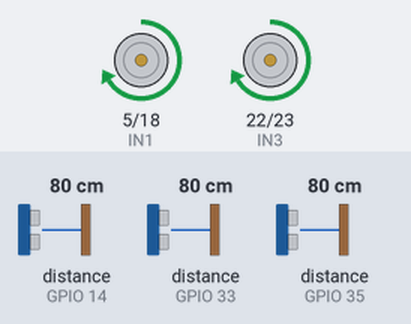
The sketch below on a simulated ESP32. Shown: motor-driver pin pairs drawn as motors (green arrow = first pin HIGH = forward, orange = second pin HIGH = backward, longer = more drive, scaled by the enable pin). Wiring (inferred from the names in the program): 3 × ultrasonic range finder: trigger GPIO 25, echo GPIO 33 / trigger GPIO 26, echo GPIO 14 / trigger GPIO 32, echo GPIO 35. The test bench sets the inputs (shaded band); at power-on: distance to the obstacle (sensors on GPIO 14, GPIO 35, GPIO 33) 80 cm. The echo pulse lasts 58.3 µs per cm; what the sketch prints to the serial monitor is not drawn.

Above: at 2.2 s.
2.3 s: distance to the obstacle (sensor on GPIO 14) set to 23 cm
3.8 s: distance to the obstacle (sensor on GPIO 14) set to 18 cm
At 5.0 s:
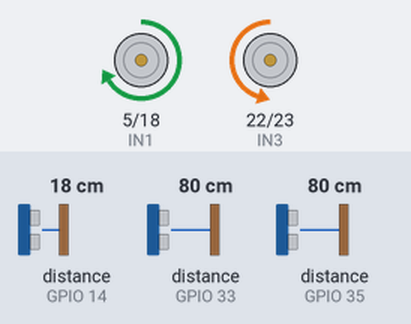
5.3 s: distance to the obstacle (sensor on GPIO 35) set to 39 cm
6.8 s: distance to the obstacle (sensor on GPIO 35) set to 32 cm
At 7.2 s:
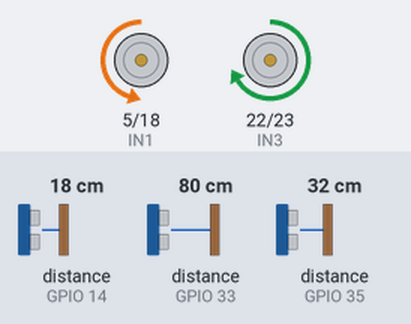
8.3 s: distance to the obstacle (sensor on GPIO 33) set to 34 cm
9.8 s: distance to the obstacle (sensor on GPIO 33) set to 30 cm
At 10.7 s:
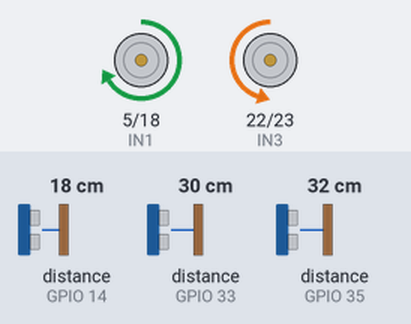
Timing chart, 0 to 12.3 s (numbered marks = the images above; inputs shaded):
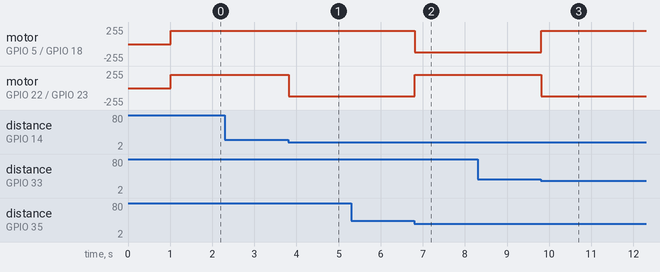

Measured:
- the behaviour switches between 21 and 20 cm on distance to the obstacle (sensor on GPIO 14) (found by bisection; images 0 and 1)
- the behaviour switches between 37 and 36 cm on distance to the obstacle (sensor on GPIO 35) (found by bisection; images 1 and 2)
- the behaviour switches between 33 and 32 cm on distance to the obstacle (sensor on GPIO 33) (found by bisection; images 2 and 3)
- after the input at 2.3 s, every drawn part: stays the same
- after the input at 3.8 s, motor on GPIO 22 (IN3) / GPIO 23 (IN4): forward 200/255 → backward 120/255 at once
- after the input at 5.3 s, every drawn part: stays the same
- after the input at 6.8 s, motor on GPIO 5 (IN1) / GPIO 18 (IN2): forward 200/255 → backward 120/255 at once; motor on GPIO 22 (IN3) / GPIO 23 (IN4): backward 120/255 → forward 200/255 at once
- after the input at 8.3 s, every drawn part: stays the same
- after the input at 9.8 s, motor on GPIO 5 (IN1) / GPIO 18 (IN2): backward 120/255 → forward 200/255 at once; motor on GPIO 22 (IN3) / GPIO 23 (IN4): forward 200/255 → backward 120/255 at once

The sketch:

important_file.ino
```cpp
// #include <Wire.h>
// #include <MPU6050_light.h>

// MPU6050 mpu(Wire);

// // Ultrasonic pins
// #define LEFT_TRIG 25
// #define LEFT_ECHO 33
// #define RIGHT_TRIG 32
// #define RIGHT_ECHO 35
// #define FRONT_TRIG 26
// #define FRONT_ECHO 14

// // Motor pins
// #define IN1 5
// #define IN2 18
// #define IN3 22
// #define IN4 23
// #define ENA 15
// #define ENB 4

// // Thresholds
// #define LEFT_T 27
// #define RIGHT_T 20
// #define FORWARD_T 28   // UPDATED HERE

// bool parked = false;
// unsigned long parkedTime = 0;


// // --------------------- SENSOR READ ---------------------
// long readDistance(int trig, int echo) {
//   digitalWrite(trig, LOW);
//   delayMicroseconds(2);
//   digitalWrite(trig, HIGH);
//   delayMicroseconds(10);
//   digitalWrite(trig, LOW);

//   long duration = pulseIn(echo, HIGH, 25000);
//   long distance = duration * 0.034 / 2;

//   if (distance == 0 || distance > 400) return 400;
//   return distance;
// }

// long readLeftSensor() { return readDistance(LEFT_TRIG, LEFT_ECHO); }
// long readRightSensor() { return readDistance(RIGHT_TRIG, RIGHT_ECHO); }
// long readForwardSensor() { return readDistance(FRONT_TRIG, FRONT_ECHO); }


// // ---------------- MOTOR CONTROL ----------------
// void moveForward() {
//   analogWrite(ENA, 200);
//   analogWrite(ENB, 200);
//   digitalWrite(IN1, HIGH);
//   digitalWrite(IN2, LOW);
//   digitalWrite(IN3, HIGH);
//   digitalWrite(IN4, LOW);
// }

// void turnLeft() {
//   analogWrite(ENA, 200);
//   analogWrite(ENB, 200);
//   digitalWrite(IN1, LOW);
//   digitalWrite(IN2, HIGH);
//   digitalWrite(IN3, HIGH);
//   digitalWrite(IN4, LOW);
// }

// void turnRight() {
//   analogWrite(ENA, 200);
//   analogWrite(ENB, 200);
//   digitalWrite(IN1, HIGH);
//   digitalWrite(IN2, LOW);
//   digitalWrite(IN3, LOW);
//   digitalWrite(IN4, HIGH);
// }

// void stopCar() {
//   digitalWrite(IN1, LOW);
//   digitalWrite(IN2, LOW);
//   digitalWrite(IN3, LOW);
//   digitalWrite(IN4, LOW);
// }


// // ---------------- PARKING ----------------
// void performParking() {
//   Serial.println("PARKING SUCCESSFUL");
//   stopCar();
//   parked = true;
//   parkedTime = millis();
// }


// // ---------------- SETUP ----------------
// void setup() {
//   Serial.begin(115200);

//   Wire.begin(17, 19);
//   mpu.begin();
//   mpu.calcOffsets();

//   pinMode(LEFT_TRIG, OUTPUT);
//   pinMode(LEFT_ECHO, INPUT);
//   pinMode(RIGHT_TRIG, OUTPUT);
//   pinMode(RIGHT_ECHO, INPUT);
//   pinMode(FRONT_TRIG, OUTPUT);
//   pinMode(FRONT_ECHO, INPUT);

//   pinMode(IN1, OUTPUT);
//   pinMode(IN2, OUTPUT);
//   pinMode(IN3, OUTPUT);
//   pinMode(IN4, OUTPUT);
//   pinMode(ENA, OUTPUT);
//   pinMode(ENB, OUTPUT);

//   stopCar();
// }


// // ---------------- MAIN LOOP ----------------
// void loop() {

//   long L = readLeftSensor();
//   long R = readRightSensor();
//   long F = readForwardSensor();

//   Serial.print("L=");
//   Serial.print(L);
//   Serial.print("  R=");
//   Serial.print(R);
//   Serial.print("  F=");
//   Serial.println(F);


//   // ---------- UN-PARK ----------
//   if (parked) {
//     if (millis() - parkedTime > 5000) {
//       if (F > FORWARD_T) {
//         Serial.println("UNPARK → Moving again");
//         parked = false;
//       }
//     }
//     return;
//   }


//   // ---------- PARK ----------
//   if (F < 20 && L < LEFT_T && R < RIGHT_T) {
//     performParking();
//     return;
//   }


//   // ---------- MOVEMENT LOGIC ----------

//   // FORWARD BLOCKED
//   if (F < FORWARD_T) {
//     if (L > R) {
//       Serial.println("Forward blocked → LEFT");
//       turnLeft();
//     } else {
//       Serial.println("Forward blocked → RIGHT");
//       turnRight();
//     }
//     return;
//   }

//   // SIDE BLOCKED BUT FORWARD CLEAR → KEEP MOVING
//   if (L < LEFT_T && R < RIGHT_T) {
//     Serial.println("Sides blocked but forward clear → FORWARD");
//     moveForward();
//     return;
//   }

//   // LEFT BLOCKED
//   if (L < LEFT_T) {
//     Serial.println("Left blocked → RIGHT");
//     turnRight();
//     return;
//   }

//   // RIGHT BLOCKED
//   if (R < RIGHT_T) {
//     Serial.println("Right blocked → LEFT");
//     turnLeft();
//     return;
//   }

//   // ALL GOOD
//   Serial.println("All clear → FORWARD");
//   moveForward();
// }

// #include <Wire.h>
// #include <MPU6050_light.h>

// MPU6050 mpu(Wire);

// // Ultrasonic pins
// #define LEFT_TRIG 25
// #define LEFT_ECHO 33
// #define RIGHT_TRIG 32
// #define RIGHT_ECHO 35
// #define FRONT_TRIG 26
// #define FRONT_ECHO 14

// // Motor pins
// #define IN1 5
// #define IN2 18
// #define IN3 22
// #define IN4 23
// #define ENA 15
// #define ENB 4

// // Thresholds
// #define LEFT_T 27
// #define RIGHT_T 20
// #define FORWARD_T 28

// bool parked = false;
// unsigned long parkedTime = 0;


// // --------------------- SENSOR READ ---------------------
// long readDistance(int trig, int echo) {
//   digitalWrite(trig, LOW);
//   delayMicroseconds(2);
//   digitalWrite(trig, HIGH);
//   delayMicroseconds(10);
//   digitalWrite(trig, LOW);

//   long duration = pulseIn(echo, HIGH, 25000);
//   long distance = duration * 0.034 / 2;

//   if (distance == 0 || distance > 400) return 400;
//   return distance;
// }

// long readLeftSensor() { return readDistance(LEFT_TRIG, LEFT_ECHO); }
// long readRightSensor() { return readDistance(RIGHT_TRIG, RIGHT_ECHO); }
// long readForwardSensor() { return readDistance(FRONT_TRIG, FRONT_ECHO); }


// // ---------------- MOTOR CONTROL ----------------
// void moveForward() {
//   analogWrite(ENA, 200);
//   analogWrite(ENB, 200);
//   digitalWrite(IN1, HIGH);
//   digitalWrite(IN2, LOW);
//   digitalWrite(IN3, HIGH);
//   digitalWrite(IN4, LOW);
// }

// void turnLeft() {
//   analogWrite(ENA, 200);
//   analogWrite(ENB, 200);
//   digitalWrite(IN1, LOW);
//   digitalWrite(IN2, HIGH);
//   digitalWrite(IN3, HIGH);
//   digitalWrite(IN4, LOW);
// }

// void turnRight() {
//   analogWrite(ENA, 200);
//   analogWrite(ENB, 200);
//   digitalWrite(IN1, HIGH);
//   digitalWrite(IN2, LOW);
//   digitalWrite(IN3, LOW);
//   digitalWrite(IN4, HIGH);
// }

// void stopCar() {
//   digitalWrite(IN1, LOW);
//   digitalWrite(IN2, LOW);
//   digitalWrite(IN3, LOW);
//   digitalWrite(IN4, LOW);
// }


// // ---------------- PARKING ----------------
// void performParking() {
//   Serial.println("PARKING SUCCESSFUL");
//   stopCar();
//   parked = true;
//   parkedTime = millis();
// }


// // ---------------- SETUP ----------------
// void setup() {
//   Serial.begin(115200);

//   Wire.begin(17, 19);
//   mpu.begin();
//   mpu.calcOffsets();

//   pinMode(LEFT_TRIG, OUTPUT);
//   pinMode(LEFT_ECHO, INPUT);
//   pinMode(RIGHT_TRIG, OUTPUT);
//   pinMode(RIGHT_ECHO, INPUT);
//   pinMode(FRONT_TRIG, OUTPUT);
//   pinMode(FRONT_ECHO, INPUT);

//   pinMode(IN1, OUTPUT);
//   pinMode(IN2, OUTPUT);
//   pinMode(IN3, OUTPUT);
//   pinMode(IN4, OUTPUT);
//   pinMode(ENA, OUTPUT);
//   pinMode(ENB, OUTPUT);

//   randomSeed(analogRead(0));  // For random turning

//   stopCar();
// }


// // ---------------- MAIN LOOP ----------------
// void loop() {

//   long L = readLeftSensor();
//   long R = readRightSensor();
//   long F = readForwardSensor();

//   Serial.print("L=");
//   Serial.print(L);
//   Serial.print("  R=");
//   Serial.print(R);
//   Serial.print("  F=");
//   Serial.println(F);


//   // ---------- UN-PARK ----------
//   if (parked) {
//     if (millis() - parkedTime > 5000) {
//       if (F > FORWARD_T) {
//         Serial.println("UNPARK → Moving again");
//         parked = false;
//       }
//     }
//     return;
//   }


//   // ---------- PARK ----------
//   if (F < 20 && L < LEFT_T && R < RIGHT_T) {
//     performParking();
//     return;
//   }


//   // ---------- MOVEMENT LOGIC ----------

//   // FORWARD BLOCKED
//   if (F < FORWARD_T) {

//     // NEW RULE: both sides very open → RANDOM TURN (70% RIGHT, 30% LEFT)
//     if (L > 35 && R > 35) {
//       int choice = random(0, 10); // 0–9
//       if (choice < 3) {
//         Serial.println("Forward blocked & sides open → RANDOM LEFT");
//         turnLeft();
//       } else {
//         Serial.println("Forward blocked & sides open → RANDOM RIGHT");
//         turnRight();
//       }
//       return;
//     }

//     // Normal forward-block logic
//     if (L > R) {
//       Serial.println("Forward blocked → LEFT");
//       turnLeft();
//     } else {
//       Serial.println("Forward blocked → RIGHT");
//       turnRight();
//     }
//     return;
//   }

//   // SIDE BLOCKED BUT FORWARD CLEAR → KEEP MOVING
//   if (L < LEFT_T && R < RIGHT_T) {
//     Serial.println("Sides blocked but forward clear → FORWARD");
//     moveForward();
//     return;
//   }

//   // LEFT BLOCKED
//   if (L < LEFT_T) {
//     Serial.println("Left blocked → RIGHT");
//     turnRight();
//     return;
//   }

//   // RIGHT BLOCKED
//   if (R < RIGHT_T) {
//     Serial.println("Right blocked → LEFT");
//     turnLeft();
//     return;
//   }

//   // ALL GOOD
//   Serial.println("All clear → FORWARD");
//   moveForward();
// }


//THIS FOLLOWS CANTOR'S X AND Y AXIS TYPE COORDINATES.

// #include <Wire.h>
// #include <MPU6050_light.h>

// MPU6050 mpu(Wire);

// // Ultrasonic pins
// #define LEFT_TRIG 25
// #define LEFT_ECHO 33
// #define RIGHT_TRIG 32
// #define RIGHT_ECHO 35
// #define FRONT_TRIG 26
// #define FRONT_ECHO 14

// // Motor pins
// #define IN1 5
// #define IN2 18
// #define IN3 22
// #define IN4 23
// #define ENA 15
// #define ENB 4

// // Thresholds
// #define LEFT_T 27
// #define RIGHT_T 20
// #define FORWARD_T 20    // <<< UPDATED HERE

// bool parked = false;
// unsigned long parkedTime = 0;


// // --------------------- SENSOR READ ---------------------
// long readDistance(int trig, int echo) {
//   digitalWrite(trig, LOW);
//   delayMicroseconds(2);
//   digitalWrite(trig, HIGH);
//   delayMicroseconds(10);
//   digitalWrite(trig, LOW);

//   long duration = pulseIn(echo, HIGH, 25000);
//   long distance = duration * 0.034 / 2;

//   if (distance == 0 || distance > 400) return 400;
//   return distance;
// }

// long readLeftSensor() { return readDistance(LEFT_TRIG, LEFT_ECHO); }
// long readRightSensor() { return readDistance(RIGHT_TRIG, RIGHT_ECHO); }
// long readForwardSensor() { return readDistance(FRONT_TRIG, FRONT_ECHO); }


// // ---------------- MOTOR CONTROL ----------------
// void moveForward() {
//   analogWrite(ENA, 200);
//   analogWrite(ENB, 200);
//   digitalWrite(IN1, HIGH);
//   digitalWrite(IN2, LOW);
//   digitalWrite(IN3, HIGH);
//   digitalWrite(IN4, LOW);
// }

// void turnLeft() {
//   analogWrite(ENA, 200);
//   analogWrite(ENB, 200);
//   digitalWrite(IN1, LOW);
//   digitalWrite(IN2, HIGH);
//   digitalWrite(IN3, HIGH);
//   digitalWrite(IN4, LOW);
// }

// void turnRight() {
//   analogWrite(ENA, 200);
//   analogWrite(ENB, 200);
//   digitalWrite(IN1, HIGH);
//   digitalWrite(IN2, LOW);
//   digitalWrite(IN3, LOW);
//   digitalWrite(IN4, HIGH);
// }

// void stopCar() {
//   digitalWrite(IN1, LOW);
//   digitalWrite(IN2, LOW);
//   digitalWrite(IN3, LOW);
//   digitalWrite(IN4, LOW);
// }


// // ---------------- PARKING ----------------
// void performParking() {
//   Serial.println("PARKING SUCCESSFUL");
//   stopCar();
//   parked = true;
//   parkedTime = millis();
// }


// // ---------------- SETUP ----------------
// void setup() {
//   Serial.begin(115200);

//   Wire.begin(17, 19);
//   mpu.begin();
//   mpu.calcOffsets();

//   pinMode(LEFT_TRIG, OUTPUT);
//   pinMode(LEFT_ECHO, INPUT);
//   pinMode(RIGHT_TRIG, OUTPUT);
//   pinMode(RIGHT_ECHO, INPUT);
//   pinMode(FRONT_TRIG, OUTPUT);
//   pinMode(FRONT_ECHO, INPUT);

//   pinMode(IN1, OUTPUT);
//   pinMode(IN2, OUTPUT);
//   pinMode(IN3, OUTPUT);
//   pinMode(IN4, OUTPUT);
//   pinMode(ENA, OUTPUT);
//   pinMode(ENB, OUTPUT);

//   stopCar();
// }


// // ---------------- MAIN LOOP ----------------
// void loop() {

//   long L = readLeftSensor();
//   long R = readRightSensor();
//   long F = readForwardSensor();

//   Serial.print("L=");
//   Serial.print(L);
//   Serial.print("  R=");
//   Serial.print(R);
//   Serial.print("  F=");
//   Serial.println(F);


//   // ---------- UN-PARK ----------
//   if (parked) {
//     if (millis() - parkedTime > 5000) {
//       if (F > FORWARD_T) {
//         Serial.println("UNPARK → Moving again");
//         parked = false;
//       }
//     }
//     return;
//   }


//   // ---------- PARK ----------
//   if (F < 20 && L < LEFT_T && R < RIGHT_T) {
//     performParking();
//     return;
//   }


//   // ---------- SPECIAL FORCED RIGHT ----------
//   if (F < FORWARD_T && L > 35 && R > 35) {
//     Serial.println("Forward blocked but sides open → FORCED RIGHT TURN");
//     turnRight();
//     return;
//   }


//   // ---------- MOVEMENT LOGIC ----------

//   if (F < FORWARD_T) {
//     if (L > R) {
//       Serial.println("Forward blocked → LEFT");
//       turnLeft();
//     } else {
//       Serial.println("Forward blocked → RIGHT");
//       turnRight();
//     }
//     return;
//   }

//   if (L < LEFT_T && R < RIGHT_T) {
//     Serial.println("Sides blocked but forward clear → FORWARD");
//     moveForward();
//     return;
//   }

//   if (L < LEFT_T) {
//     Serial.println("Left blocked → RIGHT");
//     turnRight();
//     return;
//   }

//   if (R < RIGHT_T) {
//     Serial.println("Right blocked → LEFT");
//     turnLeft();
//     return;
//   }

//   Serial.println("All clear → FORWARD");
//   moveForward();
// }


#include <Wire.h>
#include <MPU6050_light.h>

MPU6050 mpu(Wire);

// Ultrasonic pins
#define LEFT_TRIG 25
#define LEFT_ECHO 33
#define RIGHT_TRIG 32
#define RIGHT_ECHO 35
#define FRONT_TRIG 26
#define FRONT_ECHO 14

// Motor pins
#define IN1 5
#define IN2 18
#define IN3 22
#define IN4 23
#define ENA 15
#define ENB 4

// Thresholds
#define LEFT_T 27
#define RIGHT_T 20
#define FORWARD_T 20

bool parked = false;
unsigned long parkedTime = 0;


// --------------------- SENSOR READ ---------------------
long readDistance(int trig, int echo) {
  digitalWrite(trig, LOW);
  delayMicroseconds(2);
  digitalWrite(trig, HIGH);
  delayMicroseconds(10);
  digitalWrite(trig, LOW);

  long duration = pulseIn(echo, HIGH, 25000);
  long distance = duration * 0.034 / 2;

  if (distance == 0 || distance > 400) return 400;
  return distance;
}

long readLeftSensor() { return readDistance(LEFT_TRIG, LEFT_ECHO); }
long readRightSensor() { return readDistance(RIGHT_TRIG, RIGHT_ECHO); }
long readForwardSensor() { return readDistance(FRONT_TRIG, FRONT_ECHO); }


// ---------------- MOTOR CONTROL ----------------
void moveForward() {
  analogWrite(ENA, 200);
  analogWrite(ENB, 200);
  digitalWrite(IN1, HIGH);
  digitalWrite(IN2, LOW);
  digitalWrite(IN3, HIGH);
  digitalWrite(IN4, LOW);
}

// Smoother turning — left motor slower, right motor normal
void turnLeft() {
  analogWrite(ENA, 120);   // left motor slower
  analogWrite(ENB, 200);   // right motor normal
  digitalWrite(IN1, LOW);
  digitalWrite(IN2, HIGH);
  digitalWrite(IN3, HIGH);
  digitalWrite(IN4, LOW);
}

// Smoother turning — right motor slower, left motor normal
void turnRight() {
  analogWrite(ENA, 200);   // left motor normal
  analogWrite(ENB, 120);   // right motor slower
  digitalWrite(IN1, HIGH);
  digitalWrite(IN2, LOW);
  digitalWrite(IN3, LOW);
  digitalWrite(IN4, HIGH);
}

void stopCar() {
  digitalWrite(IN1, LOW);
  digitalWrite(IN2, LOW);
  digitalWrite(IN3, LOW);
  digitalWrite(IN4, LOW);
}


// ---------------- PARKING ----------------
void performParking() {
  Serial.println("PARKING SUCCESSFUL");
  stopCar();
  parked = true;
  parkedTime = millis();
}


// ---------------- SETUP ----------------
void setup() {
  Serial.begin(115200);

  Wire.begin(17, 19);
  mpu.begin();
  mpu.calcOffsets();

  pinMode(LEFT_TRIG, OUTPUT);
  pinMode(LEFT_ECHO, INPUT);
  pinMode(RIGHT_TRIG, OUTPUT);
  pinMode(RIGHT_ECHO, INPUT);
  pinMode(FRONT_TRIG, OUTPUT);
  pinMode(FRONT_ECHO, INPUT);

  pinMode(IN1, OUTPUT);
  pinMode(IN2, OUTPUT);
  pinMode(IN3, OUTPUT);
  pinMode(IN4, OUTPUT);
  pinMode(ENA, OUTPUT);
  pinMode(ENB, OUTPUT);

  stopCar();
}


// ---------------- MAIN LOOP ----------------
void loop() {

  long L = readLeftSensor();
  long R = readRightSensor();
  long F = readForwardSensor();

  Serial.print("L=");
  Serial.print(L);
  Serial.print("  R=");
  Serial.print(R);
  Serial.print("  F=");
  Serial.println(F);


  // ---------- UN-PARK ----------
  if (parked) {
    if (millis() - parkedTime > 5000) {
      if (F > FORWARD_T) {
        Serial.println("UNPARK → Moving again");
        parked = false;
      }
    }
    return;
  }


  // ---------- PARK ----------
  if (F < 20 && L < LEFT_T && R < RIGHT_T) {
    performParking();
    return;
  }


  // ---------- SPECIAL FORCED RIGHT ----------
  if (F < FORWARD_T && L > 35 && R > 35) {
    Serial.println("Forward blocked but sides open → FORCED RIGHT TURN");
    turnRight();
    return;
  }


  // ---------- NEW CONDITION ----------
  // If both sides close but front free → move forward
  if (L < LEFT_T && R < RIGHT_T && F > FORWARD_T) {
    Serial.println("Both sides close but forward free → MOVE FORWARD");
    moveForward();
    return;
  }


  // ---------- MOVEMENT LOGIC ----------

  if (F < FORWARD_T) {
    if (L > R) {
      Serial.println("Forward blocked → LEFT");
      turnLeft();
    } else {
      Serial.println("Forward blocked → RIGHT");
      turnRight();
    }
    return;
  }

  if (L < LEFT_T) {
    Serial.println("Left blocked → RIGHT");
    turnRight();
    return;
  }

  if (R < RIGHT_T) {
    Serial.println("Right blocked → LEFT");
    turnLeft();
    return;
  }

  Serial.println("All clear → FORWARD");
  moveForward();
}


/*
 * ESP32 Obstacle-Avoiding Robot Car
 * Uses: 2x Ultrasonic + MPU6050 + L298N
 * Method: digitalWrite() and analogWrite() ONLY
 */
```
